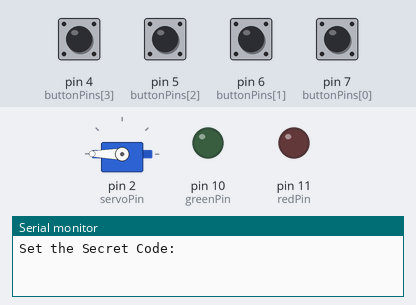
Recording of a sketch running on a simulated Arduino Uno, built with avr-gcc and run on an emulated ATmega328P. On the bench: servo, output pins drawn as LEDs (lit = HIGH), the last lines printed to the serial monitor. The test bench sets the inputs (shaded band); at power-on: pin 4 (buttonPins[3]), pin 5 (buttonPins[2]), pin 6 (buttonPins[1]), pin 7 (buttonPins[0]) HIGH.

Above: at 1.2 s.
1.3 s: pin 4 (buttonPins[3]) pulled LOW for 0.15 s
At 1.7 s:
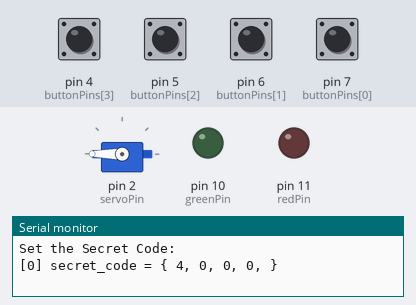
2.9 s: pin 4 (buttonPins[3]) pulsed LOW 5 times (0.12 s each, 0.3 s apart)
At 6.1 s:
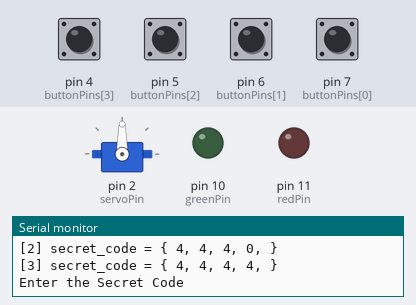
6.4 s: pin 5 (buttonPins[2]) pulled LOW for 0.15 s
At 7.0 s:
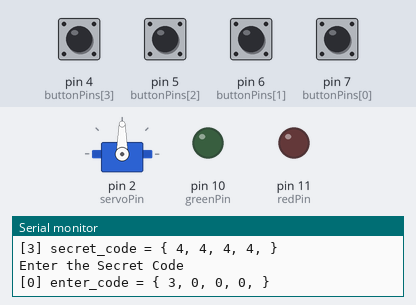
8.0 s: pin 5 (buttonPins[2]) pulsed LOW 5 times (0.12 s each, 0.3 s apart)
At 9.6 s:
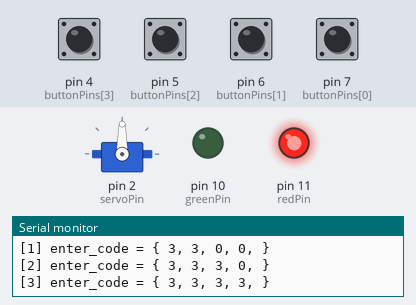
Timing chart, 0 to 11.3 s (numbered marks = the images above; inputs shaded):
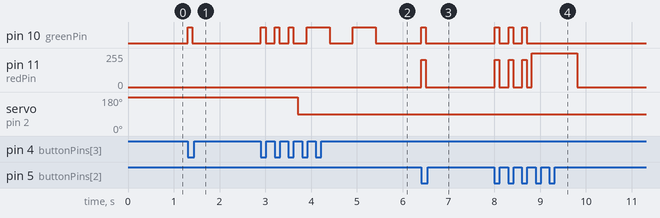

Measured:
- after the input at 1.3 s, pin 10 (greenPin): LOW → HIGH at once, → LOW 0.10 s later
- after the input at 2.9 s, pin 10 (greenPin): LOW → HIGH at once, → LOW 0.10 s later, → HIGH 0.20 s later, → LOW 0.10 s later, … (10 changes in this stretch); servo on pin 2 (servoPin): 180° → 90° after 0.81 s
- after the input at 6.4 s, pin 10 (greenPin): LOW → HIGH at once, → LOW 0.10 s later; pin 11 (redPin): 0/255 → 205/255 at once, → 0/255 0.10 s later
- after the input at 8.0 s, pin 10 (greenPin): alternates HIGH for 0.10 s and LOW for 0.20 s, 6 changes in all, then stays LOW, starting at once; pin 11 (redPin): 0/255 → 205/255 at once, → 0/255 0.10 s later, → 205/255 0.20 s later, → 0/255 0.10 s later, … (8 changes in this stretch)

The sketch:

Project_Secret_Code.ino
```cpp
// Include the Servo library
#include <Servo.h>

boolean common_cathode = true; // If using a common-anode RGB LED set to false
int redPin = 11;
int greenPin = 10;
int servoPin = 2;   // Declare the Servo pin
Servo Servo1;       // Create a servo object

int buttonPins[]={7, 6, 5, 4};
int secret_code[4];
int enter_code[4];
boolean unlock = true;

void setup() {
   Serial.begin(9600);  // Use serial for debugging
   for (int i=0; i<4; i++) {
    pinMode(buttonPins[i], INPUT_PULLUP);
   }
   Servo1.attach(servoPin); // Attach the servo object to the used pin number
   pinMode(redPin, OUTPUT);
   pinMode(greenPin, OUTPUT);
   digitalWrite(redPin, LOW); // Set to HIGH for common-anode RGB LED
   digitalWrite(greenPin, LOW); // Set to HIGH for common-anode RGB LED
}

void loop(){
  if (unlock == true) {
    Servo1.write(180);
    Serial.println("Set the Secret Code:");
    for (int i=0; i<4; i++) {
      secret_code[i] = input_code();
      blinkRGB(1, 100, 0, 255);
      Serial.print("["); Serial.print(i); print_code("] secret_code", secret_code);
    }
    Servo1.write(90);
    delay(200);
    blinkRGB(2, 500, 0, 255);
    unlock = false;
  } else {
      Serial.println("Enter the Secret Code");
      for (int i=0; i<4; i++) {
        enter_code[i] = input_code();
        blinkRGB(1, 100, 205, 255);
        Serial.print("["); Serial.print(i); print_code("] enter_code", enter_code);
      }
      if (check_equal(enter_code, secret_code) == true) {
        Servo1.write(180);
        blinkRGB(1, 2000, 0, 255);
        unlock = true;
        memset(&secret_code[4], 0, sizeof(secret_code));
      } else {
        blinkRGB(1, 1000, 255, 0);
        for (int i=0; i<4; i++) {
          enter_code[i] = 0;
        }
      }
  }
}

// Compare the values of two arrays
boolean check_equal(int array1[], int array2[]) {
  for (int i=0; i<4; i++) {
    if (array1[i] != array2[i]) {
      return false;
    }
  } return true;
}

// Check for button press and return the button number
int input_code() {
  int previous_buttonState[4];
  while (true) {
     // Check that all buttons are not already being pressed
     for (int b=0; b<4; b++) {
      int buttonState = digitalRead(buttonPins[b]);
      previous_buttonState[b] = buttonState;
     }
     delay(50);
     for (int b=0; b<4; b++) {
      int buttonState = digitalRead(buttonPins[b]);
      if (buttonState == LOW && previous_buttonState[b] == HIGH) {
        return (b + 1);
      }
    }
  }
}

// A function for printing array contents
void print_code(String array_name, int my_array[]) {
  Serial.print(array_name); Serial.print(" = { ");
  for (int i=0; i<4; i++) {
    Serial.print(my_array[i]);
    Serial.print(", ");
  }
  Serial.println("}");
}

// A helper function to blink the RGB LED in various patterns
void blinkRGB(int times, int length_ms, int red_brightness, int green_brightness){
  if (common_cathode != true) {
    red_brightness = 255-red_brightness;
    green_brightness = 255-green_brightness;
  }
  for (int x=0; x<times; x++) {
    analogWrite(redPin, red_brightness);
    analogWrite(greenPin, green_brightness);
    delay (length_ms);
    if (common_cathode == true) {
      analogWrite(redPin, 0);
      analogWrite(greenPin, 0);
    } else {
      analogWrite(redPin, 255);
      analogWrite(greenPin, 255);
    }
    delay(length_ms);
  }
}
```
